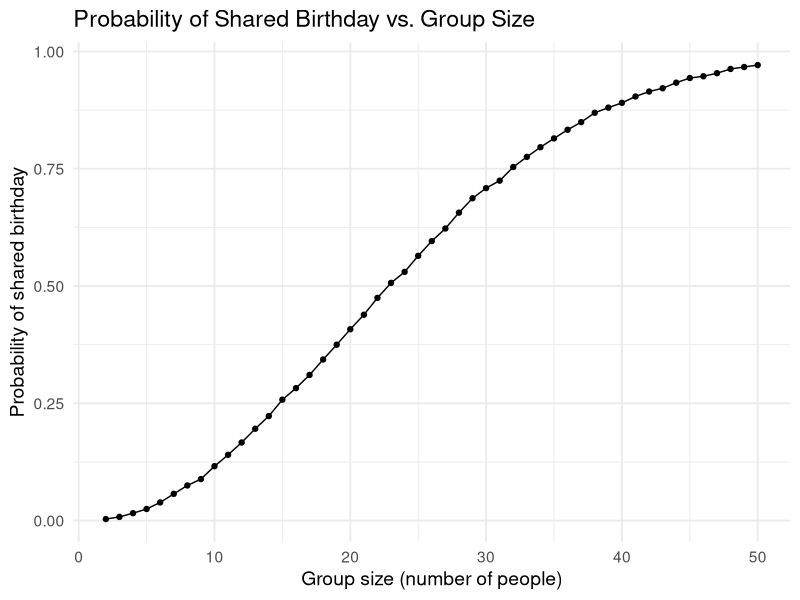

The R source for this figure:
## ---- chunk 1
library(tidyverse)
## ---- chunk 2
birthdays = sample(1:365, 5, replace = TRUE)

repeated_bday = length(unique(birthdays)) < 5

repeated_bday
## ---- chunk 3
bday_sim = function(n_room) {
  
  birthdays = sample(1:365, n_room, replace = TRUE)

  repeated_bday = length(unique(birthdays)) < n_room

  repeated_bday
  
}

bday_sim(20)
## ---- chunk 4
set.seed(123)

bday_sim_results = 
  expand_grid(
    bdays = 2:50, 
    iter = 1:10000
  ) |>
  mutate(
    result = map_lgl(bdays, bday_sim)
  ) |>
  group_by(bdays) |>
  summarize(prob_repeat = mean(result))
## ---- chunk 5
bday_sim_results |> 
  ggplot(aes(x = bdays, y = prob_repeat)) + 
  geom_point() + 
  geom_line() +
  labs(
    title = "Probability of Shared Birthday vs. Group Size",
    x = "Group size (number of people)",
    y = "Probability of shared birthday"
  ) +
  theme_minimal(base_size = 14)
## ---- chunk 6

